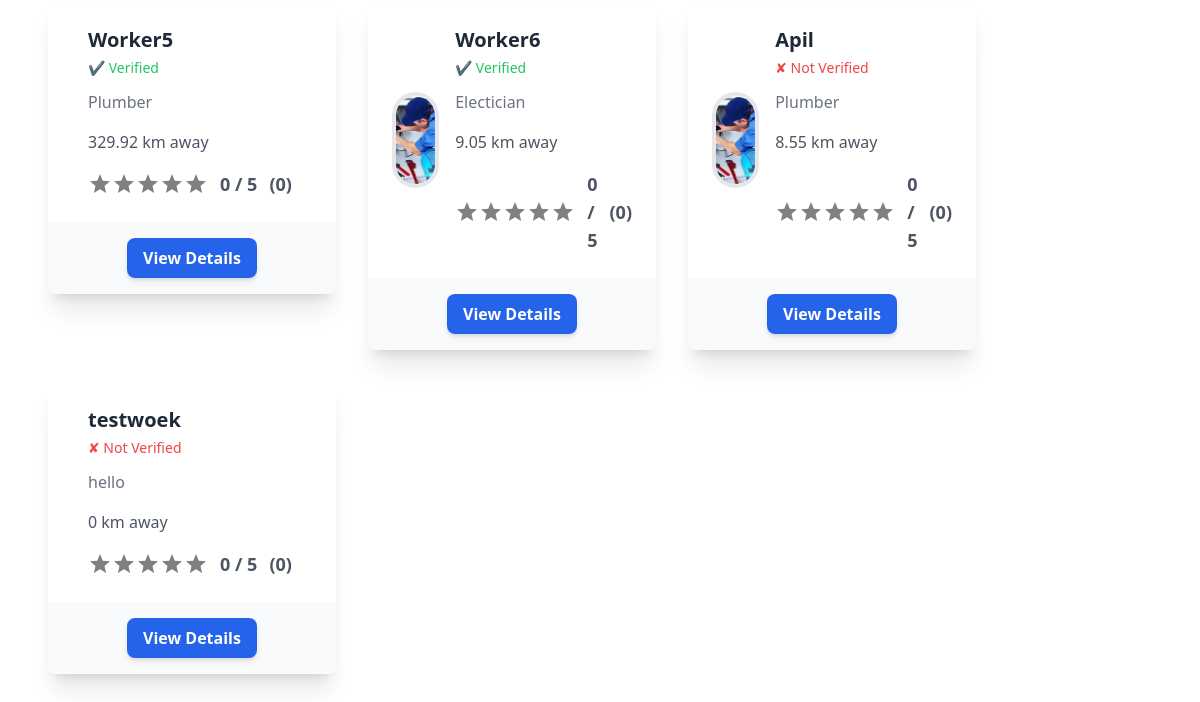
Page /get-started/ (signed in, lower part) on the earlier database version.
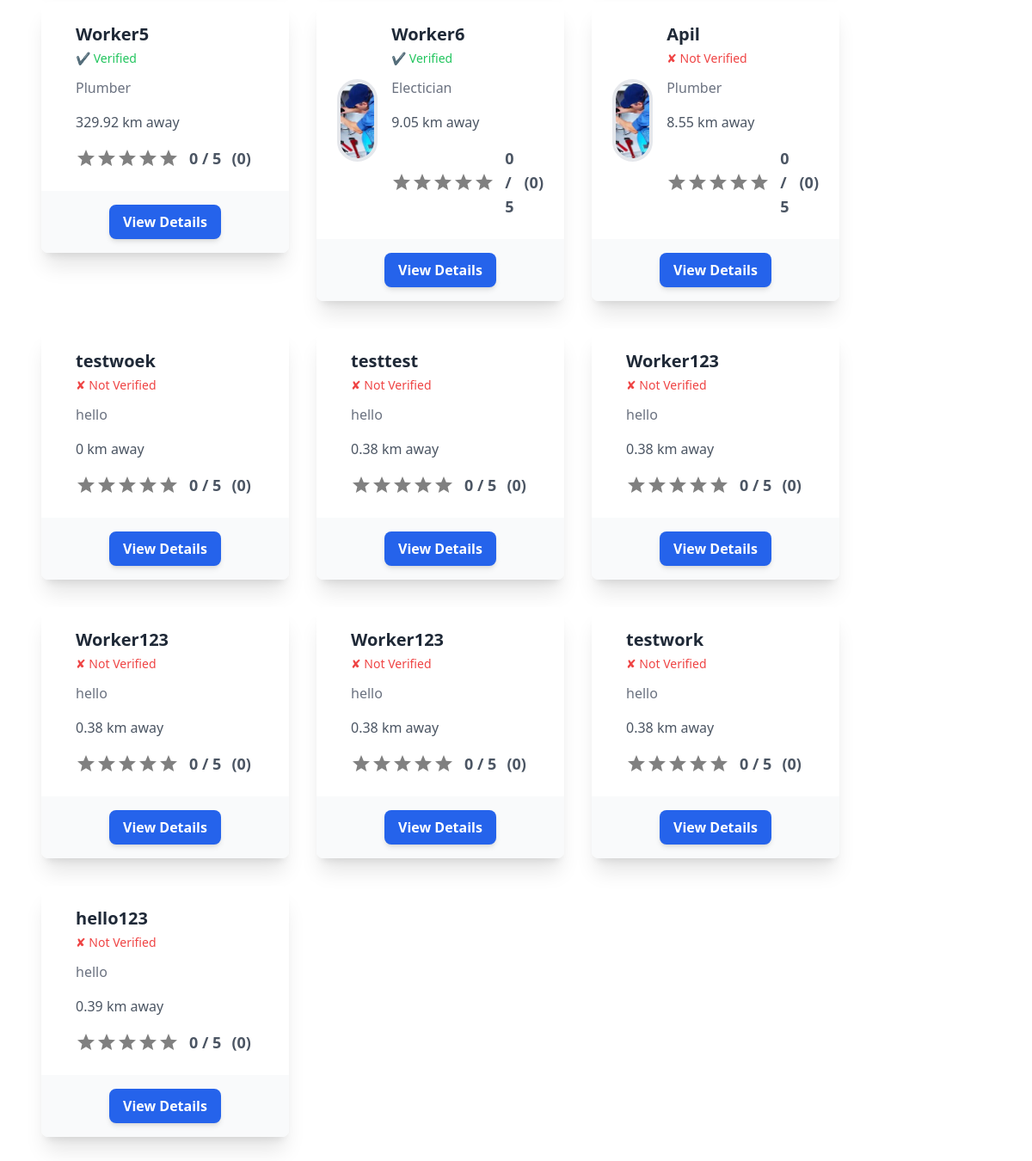
Same page on the later database version.
### jobs/models.py (models this page shows, shortened)
class Worker(models.Model):
    owner=models.OneToOneField(User,on_delete=models.CASCADE)
    name=models.CharField(max_length=50)
    phone_number=PhoneNumberField(region="NP", unique=True)
    tagline=models.CharField(max_length=100)
    bio=models.TextField(blank=True)
    profile_pic=models.ImageField(upload_to="profiles/", blank=True)
    verified = models.BooleanField(default=False)
    citizenship_image = models.ImageField(upload_to='citizenship/', blank=True, null=True)
    certificate_file = models.FileField(upload_to='certificates/', blank=True, null=True)
    latitude = models.CharField(max_length=20,null=True,blank=True)
    longitude = models.CharField(max_length=20,null=True,blank=True)
    appointed = models.BooleanField(default=False)
    appointment_date = models.DateTimeField(null=True, blank=True)

class Customer(models.Model):
    owner=models.OneToOneField(User,on_delete=models.CASCADE)
    name=models.CharField(max_length=50)
    phone_number=PhoneNumberField(region="NP", unique=True)
    profile_pic=models.ImageField(upload_to="profiles/", blank=True)
    latitude = models.CharField(max_length=20,null=True,blank=True)
    longitude = models.CharField(max_length=20,null=True,blank=True)

### accounts/models.py (models this page shows, shortened)
class CustomUser(AbstractUser):
    pass

### jobs/views.py (the view, shortened to what this page needs)
# urls.py: path('get-started/', WorkerListView.as_view(), name='worker-list'),
class WorkerListView(ListView):
    model = Worker
    template_name = 'worker_list.html'
    def get_queryset(self):
        query = self.request.GET.get('q')  # Search query
        filter_param = self.request.GET.get('filter')  # Filter parameter
        queryset = Worker.objects.all()
        if query:
            queryset = queryset.filter(tagline__icontains=query)
        if filter_param == 'rating':
            queryset = queryset.annotate(avg_rating=Avg('workerrating__rating')).order_by('-avg_rating')
        return queryset
    def get_context_data(self, **kwargs):
        context = super().get_context_data(**kwargs)
        query = self.request.GET.get('q')
        context['q'] = query
        if hasattr(self.request.user, 'worker'):
            appointments = Appointment.objects.filter(worker=self.request.user.worker).select_related('customer')
            context['appointments'] = appointments
        workers = context.get('worker_list', self.get_queryset())  # Use get_queryset as fallback
        for worker in workers:
            average_rating = WorkerRating.objects.filter(appointment__worker=worker).aggregate(Avg('average_rating'))['average_rating__avg']
            worker.average_rating = round(average_rating, 1) if average_rating else 0  # Default to 0 if no ratings exist
            total_ratings = WorkerRating.objects.filter(appointment__worker=worker).count()
            worker.total_ratings = total_ratings  # Pass the total number of ratings to the template
            full_stars = int(worker.average_rating)
            half_star = 1 if worker.average_rating % 1 >= 0.5 else 0
            empty_stars = 5 - (full_stars + half_star)
            worker.full_stars = [1] * full_stars  # List of full stars
            worker.half_star = [1] * half_star  # List for half star (1 or 0)
            worker.empty_stars = [1] * empty_stars  # List of empty stars
        context['worker_list'] = workers  # Ensure worker_list is added explicitly
        return context

### jobs/templatetags/distance.py (called while the page is built)
def haversine(lat1, lon1, lat2, lon2):
    lat1, lon1, lat2, lon2 = map(math.radians, [lat1, lon1, lat2, lon2])
    dlon = lon2 - lon1
    dlat = lat2 - lat1
    a = math.sin(dlat/2)**2 + math.cos(lat1) * math.cos(lat2) * math.sin(dlon/2)**2
    c = 2 * math.asin(math.sqrt(a))
    km = 6371 * c
    return km

@register.simple_tag
def calculate_distance(worker_lat, worker_lon, customer_lat, customer_lon):
    if worker_lat and worker_lon and customer_lat and customer_lon:
        try:
            worker_lat, worker_lon = float(worker_lat), float(worker_lon)
            customer_lat, customer_lon = float(customer_lat), float(customer_lon)
            return round(haversine(worker_lat, worker_lon, customer_lat, customer_lon), 2)
        except ValueError:
            return None
    return None

@register.simple_tag(takes_context=True)
def distance_if_customer(context, worker):
    user = context['user']
    if user.is_authenticated and hasattr(user, 'customer'):
        customer = user.customer
        if worker.latitude and worker.longitude and customer.latitude and customer.longitude:
            distance = calculate_distance(worker.latitude, worker.longitude, customer.latitude, customer.longitude)
            if distance == 0:
                return "0 km away"
            return f"{distance} km away" if distance else "Distance unavailable"
    return ""

### jobs/templates/jobs/worker_list.html (shortened to what this page needs)
{% extends 'jobs/_base.html' %}
{% load distance %}
{% block content %}
<script src="https://cdn.tailwindcss.com"></script>
{% if user.customer.name %}
<div class="grid grid-cols-1 sm:grid-cols-2 md:grid-cols-3 gap-8">
    {% for worker in object_list %}
    <a href="{% url 'worker-detail' worker.pk %}">
        <div class="bg-white rounded-lg shadow-xl transform hover:scale-105 transition duration-300 ease-in-out">
            <div class="p-6 flex items-center">
                <div>
                    {% if worker.profile_pic %}
                    <img class="w-24 h-24 object-cover rounded-full border-4 border-white-500" src="{{ worker.profile_pic.url }}" alt="Profile pic">
                    {% endif %}
                </div>
                <div class="ml-4">
                    <p class="text-xl font-semibold text-gray-800">{{ worker.name }}</p>
                    <div class="flex items-center space-x-2 text-sm text-gray-600 mt-1">
                        {% if worker.verified %}
                        <span class="text-green-500">&#10004; Verified</span>
                        {% else %}
                        <span class="text-red-500">&#10008; Not Verified</span>
                        {% endif %}
                    </div>
                    <p class="text-gray-500 mt-3">{{ worker.tagline }}</p>
                    <p class="text-gray-600 pt-4">
                        {% distance_if_customer worker %}
                    </p>
                    <div class="mt-4 flex items-center justify-center">
                        <div class="flex items-center space-x-3">
                            <div class="rating flex">
                                <div class="stars flex">
                                    {% for star in worker.empty_stars %}
                                    <svg xmlns="http://www.w3.org/2000/svg" viewBox="0 0 24 24" width="24" height="24" fill="gray">
                                        <path d="M12 17.27L18.18 21l-1.64-7.03L22 9.24l-7.19-.61L12 2 9.19 8.63 2 9.24l5.46 4.73L5.82 21z"/>
                                    </svg>
                                    {% endfor %}
                                </div>
                            </div>
                            <p class="text-gray-600 text-lg font-bold">{{ worker.average_rating }} / 5</p>
                            <p class="text-gray-600 text-lg font-semibold">({{ worker.total_ratings }})</p>
                        </div>
                    </div>
                </div>
            </div>
            <div class="px-6 py-4 bg-gray-50 rounded-b-lg text-center">
                <button class="px-4 py-2 bg-blue-600 text-white font-bold rounded-lg shadow-md hover:bg-blue-700 transform hover:scale-105 transition duration-200 ease-in-out">
                    View Details
                </button>
            </div>
        </div>
    </a>
    {% endfor %}
</div>
{% endif %}
{% endblock content %}

### jobs/templates/jobs/_base.html (shortened to what this page needs)
<!DOCTYPE html>
<html lang="en">
<head>
    <script src="https://cdn.tailwindcss.com"></script>
</head>
<body>
    <div class=" w-full max-w-7xl mx-auto">
        <div class="container p-12">
            {% block content %}
            {% endblock content %}
        </div>
    </div>
</body>
</html>

Differences in the rows shown:
added Worker: name "testtest", verified "✘ Not Verified", tagline "hello", CustomUser.longitude "0.38 km away", average_rating "0", total_ratings "0"
added Worker: name "Worker123", verified "✘ Not Verified", tagline "hello", CustomUser.longitude "0.38 km away", average_rating "0", total_ratings "0"
added Worker: name "Worker123", verified "✘ Not Verified", tagline "hello", CustomUser.longitude "0.38 km away", average_rating "0", total_ratings "0"
added Worker: name "Worker123", verified "✘ Not Verified", tagline "hello", CustomUser.longitude "0.38 km away", average_rating "0", total_ratings "0"
added Worker: name "testwork", verified "✘ Not Verified", tagline "hello", CustomUser.longitude "0.38 km away", average_rating "0", total_ratings "0"
added Worker: name "hello123", verified "✘ Not Verified", tagline "hello", CustomUser.longitude "0.39 km away", average_rating "0", total_ratings "0"
